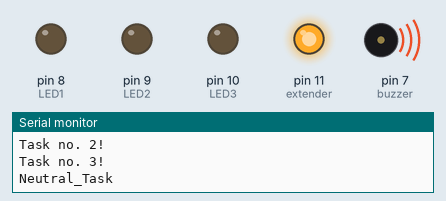
This sketch was run on a simulated Arduino Uno, built with avr-gcc and run on an emulated ATmega328P. Shown: output pins drawn as LEDs (lit = HIGH), buzzer (waves = sounding), the last lines printed to the serial monitor.

Above: at 0.1 s.
At 1.04 s:
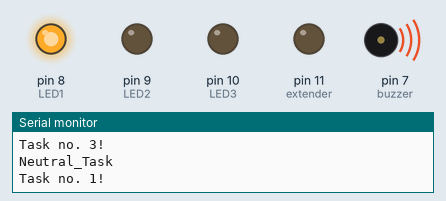
At 13.3 s:
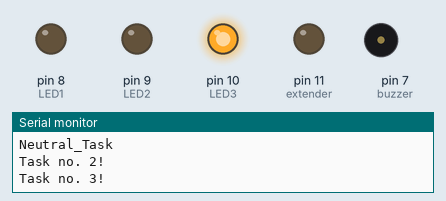
At 19.75 s:
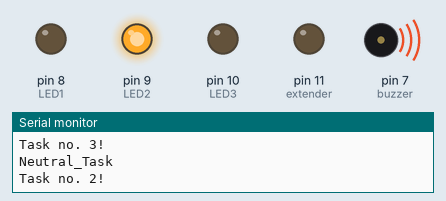
At 27.8 s:
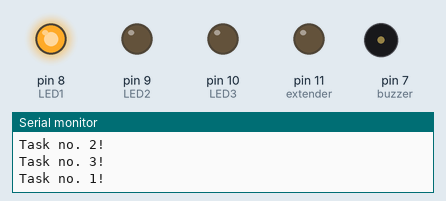
At 33.0 s:
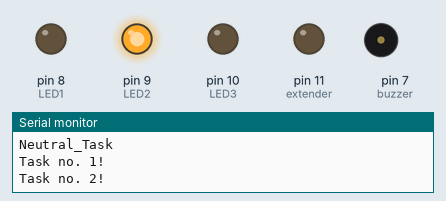
Timing chart, 0 to 40.0 s (numbered marks = the images above):
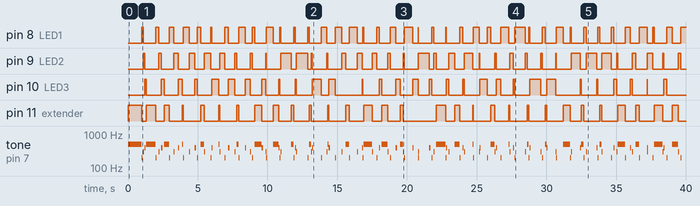

Measured:
- by itself, pin 8 (LED1): LOW → HIGH at 0.99 s, → LOW 0.11 s later, → HIGH 0.89 s later, → LOW 0.21 s later, … (79 changes in this stretch)
- by itself, pin 9 (LED2): LOW → HIGH at 1.1 s, → LOW 0.11 s later, → HIGH 0.99 s later, → LOW 0.21 s later, … (72 changes in this stretch)
- by itself, pin 10 (LED3): LOW → HIGH at 1.2 s, → LOW 0.10 s later, → HIGH 1.1 s later, → LOW 0.20 s later, … (60 changes in this stretch)
- by itself, pin 11 (extender): LOW → HIGH at 0.00 s, → LOW 0.99 s later, → HIGH 0.31 s later, → LOW 0.68 s later, … (60 changes in this stretch)
- by itself, tone on pin 7 (buzzer): plays 500 Hz for 0.99 s, 200 Hz for 0.07 s, 300 Hz for 0.07 s, 400 Hz for 0.08 s, 500 Hz for 0.68 s, 200 Hz for 0.07 s … (136 notes in this stretch)

The sketch:

Praktikum_1.ino
```cpp
//Praktikum 6
//Praktikum 1

#include <Arduino_FreeRTOS.h>

const int buzzer = 7;
const int LED1 = 8;
const int LED2 = 9;
const int LED3 = 10;

const int extender = 11;

void setup(){
  Serial.begin(9600);
  pinMode(LED1, OUTPUT);
  pinMode(LED2, OUTPUT);
  pinMode(LED3, OUTPUT);
  pinMode(extender, OUTPUT);

  pinMode(buzzer, OUTPUT);

  xTaskCreate(Task_1,"Task no. 1!",100, NULL, 1, NULL);
  xTaskCreate(Task_2,"Task no. 2!",100, NULL, 2, NULL);
  xTaskCreate(Task_3,"Task no. 3!",100, NULL, 3, NULL);
  xTaskCreate(Neutral_Task,"Neutral_Task",100, NULL, 0, NULL);
}

static void Task_1(void*pvParameters){
  while(1){
    digitalWrite(LED1,HIGH);
    digitalWrite(LED2,LOW);
    digitalWrite(LED3,LOW);
    digitalWrite(extender,LOW);
    tone(buzzer,200,1000/portTICK_PERIOD_MS);
    Serial.println(F("Task no. 1!"));
    vTaskDelay(1000/portTICK_PERIOD_MS);
  }
}

static void Task_2(void*pvParameters){
  while(1){
    digitalWrite(LED1,LOW);
    digitalWrite(LED2,HIGH);
    digitalWrite(LED3,LOW);
    digitalWrite(extender,LOW);
    tone(buzzer,300,1100/portTICK_PERIOD_MS);
    Serial.println(F("Task no. 2!"));
    vTaskDelay(1100/portTICK_PERIOD_MS);
  }
}

static void Task_3(void*pvParameters){
  while(1){
    digitalWrite(LED1,LOW);
    digitalWrite(LED2,LOW);
    digitalWrite(LED3,HIGH);
    digitalWrite(extender,LOW);
    tone(buzzer,400,1200/portTICK_PERIOD_MS);
    Serial.println(F("Task no. 3!"));
    vTaskDelay(1200/portTICK_PERIOD_MS);
  }
}

static void Neutral_Task(void*pvParameters){
  while(1){
    digitalWrite(LED1,LOW);
    digitalWrite(LED2,LOW);
    digitalWrite(LED3,LOW);
    digitalWrite(extender,HIGH);
    tone(buzzer,500,1300);
    Serial.println(F("Neutral_Task"));
    delay(1300);
  }
}

void loop(){}
```
